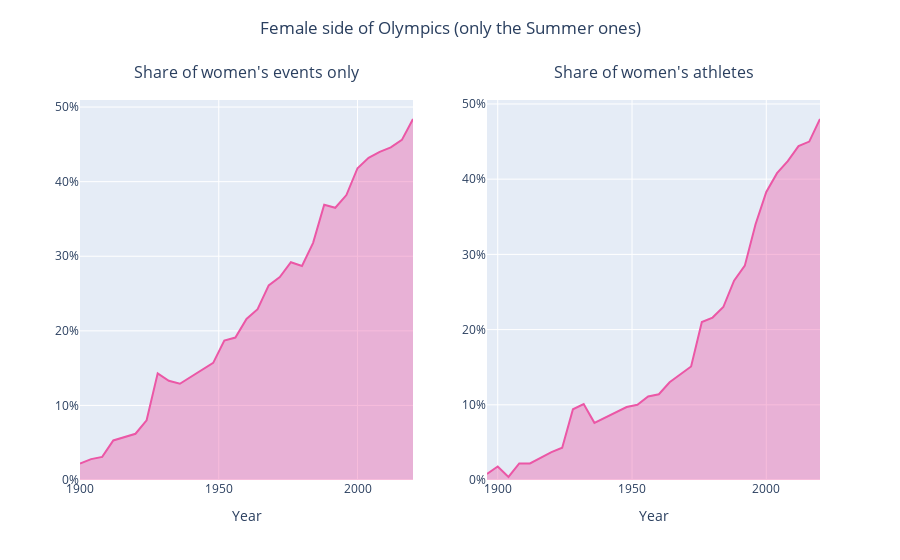

Notebook code for this chart:
### Code cell
fig = make_subplots(rows=1, cols=2,
                    subplot_titles=("Share of women's events only", "Share of women's athletes"))
fig.add_scatter(x=df_woman['year'], y=df_woman['woman proportion'], mode='lines', 
                showlegend=False, fill='tozeroy', fillcolor='rgba(235, 87, 166, 0.4)', line_color='#eb57a6', 
                hoverinfo='x+y', row=1, col=1)
fig.add_scatter(x=w_ratio['year'], y=w_ratio['w_proportion'],
                showlegend=False, fill='tozeroy', fillcolor='rgba(235, 87, 166, 0.4)', line_color='#eb57a6',
                hoverinfo='x+y', row=1, col=2)

fig.update_layout(yaxis1_ticksuffix='%', xaxis1_title='Year', yaxis2_ticksuffix='%', xaxis2_title='Year',
                   title='Female side of Olympics (only the Summer ones)', title_x=0.5, title_y=0.96)
fig.update_annotations(yshift=15)
fig.show()

### Figure 1 — Plotly figure (JSON) as saved in the notebook; plotly's stock layout.template omitted (floating-point values rounded to 4 significant figures)
{"data": [{"fill": "tozeroy", "fillcolor": "rgba(235, 87, 166, 0.4)", "hoverinfo": "x+y", "line": {"color": "#eb57a6"}, "mode": "lines", "showlegend": false, "type": "scatter", "x": [1900, 1904, 1908, 1912, 1920, 1924, 1928, 1932, 1936, 1948, 1952, 1956, 1960, 1964, 1968, 1972, 1976, 1980, 1984, 1988, 1992, 1996, 2000, 2004, 2008, 2012, 2016, 2020], "xaxis": "x", "y": [2.2, 2.8, 3.1, 5.3, 6.2, 8, 14.3, 13.3, 12.9, 15.7, 18.7, 19.1, 21.6, 22.9, 26.1, 27.2, 29.2, 28.7, 31.8, 36.9, 36.5, 38.2, 41.8, 43.2, 44, 44.6, 45.6, 48.4], "yaxis": "y"}, {"fill": "tozeroy", "fillcolor": "rgba(235, 87, 166, 0.4)", "hoverinfo": "x+y", "line": {"color": "#eb57a6"}, "showlegend": false, "type": "scatter", "x": [1896, 1900, 1904, 1908, 1912, 1920, 1924, 1928, 1932, 1936, 1948, 1952, 1956, 1960, 1964, 1968, 1972, 1976, 1980, 1984, 1988, 1992, 1996, 2000, 2004, 2008, 2012, 2016, 2020], "xaxis": "x2", "y": [0.8, 1.8, 0.4, 2.2, 2.2, 3.7, 4.3, 9.4, 10.1, 7.6, 9.7, 10, 11.1, 11.4, 13, 14, 15.1, 21, 21.6, 23, 26.5, 28.5, 34, 38.3, 40.8, 42.4, 44.4, 45, 48], "yaxis": "y2"}], "layout": {"annotations": [{"font": {"size": 16}, "showarrow": false, "text": "Share of women's events only", "x": 0.225, "xanchor": "center", "xref": "paper", "y": 1, "yanchor": "bottom", "yref": "paper", "yshift": 15}, {"font": {"size": 16}, "showarrow": false, "text": "Share of women's athletes", "x": 0.775, "xanchor": "center", "xref": "paper", "y": 1, "yanchor": "bottom", "yref": "paper", "yshift": 15}], "title": {"text": "Female side of Olympics (only the Summer ones)", "x": 0.5, "y": 0.96}, "xaxis": {"anchor": "y", "domain": [0, 0.45], "title": {"text": "Year"}}, "xaxis2": {"anchor": "y2", "domain": [0.55, 1], "title": {"text": "Year"}}, "yaxis": {"anchor": "x", "domain": [0, 1], "ticksuffix": "%"}, "yaxis2": {"anchor": "x2", "domain": [0, 1], "ticksuffix": "%"}}}
